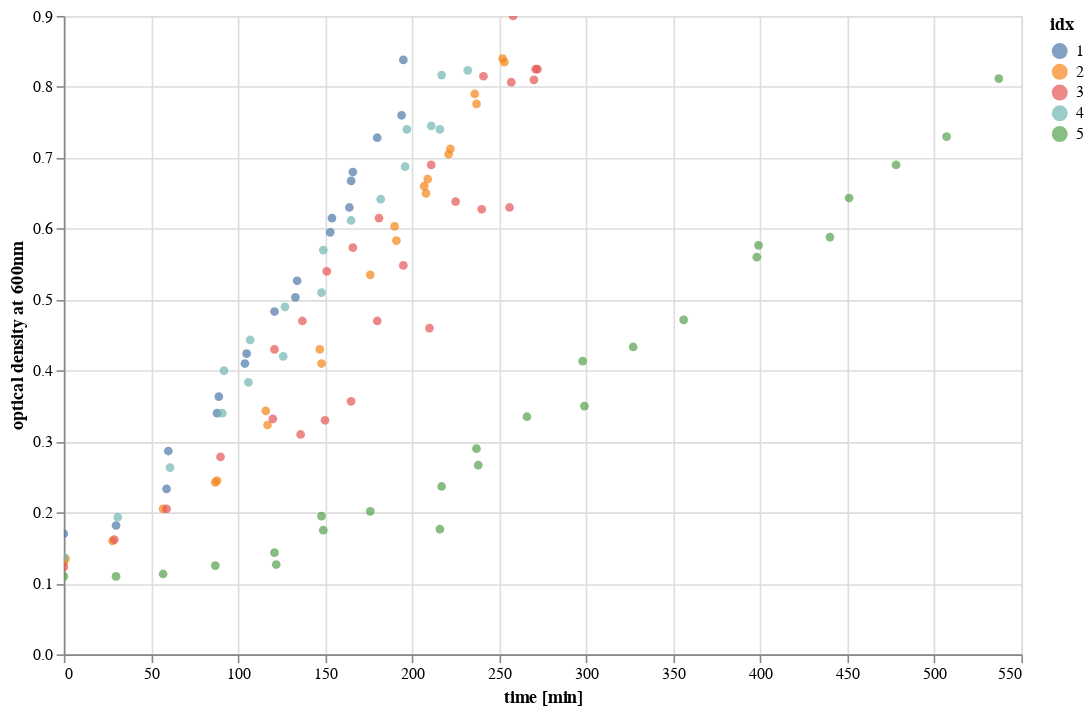

Source (notebook cell):
### Code cell
# Define the file pattern for growth experiments of interest. 
growth_files = glob.glob('201809*/*.csv')

# Concatenate all into a single data frame. 
data = pd.concat([pd.read_csv(g) for g in growth_files], sort=False)
data = data[(data['OD_600'] > 0.1) & (data['run_number'] != 3) & (data['date'] != 20180908)].copy()


# Assign identifiers to each unique run. 
run_id = 1
for g, d in data.groupby(['date']):
    data.loc[(data['date']==g),  'idx'] = run_id
    run_id += 1
data = pd.DataFrame(data.groupby(['date', 'elapsed_time_min']).mean()).reset_index()
dfs = []
for g, d in data.groupby(['date']):
    d['elapsed_time_min'] = d['elapsed_time_min'].values - d.iloc[0]['elapsed_time_min']
    dfs.append(d)
data = pd.concat(dfs, sort=False)
data['idx'] = data['idx'].astype(int)




# Plot all of the data together. 
points = alt.Chart(data, width=600, height=400).mark_point(filled=True).encode(
        x=alt.X('elapsed_time_min:Q', axis={'title':'time [min]'}),
        y=alt.Y('OD_600:Q', axis={'title':'optical density at 600nm'}), 
        color='idx:N', )
points.interactive()

### Figure 1 — Vega-Lite specification as saved in the notebook (floating-point values rounded to 4 significant figures)
{"$schema": "https://vega.github.io/schema/vega-lite/v2.6.0.json", "config": {"view": {"height": 300, "width": 400}}, "data": {"name": "data-ab68912b109e5dc8ac7ae6cad7a7527f"}, "datasets": {"data-ab68912b109e5dc8ac7ae6cad7a7527f": [{"OD_600": 0.17, "date": 20180911, "elapsed_time_min": 0, "idx": 1, "run_number": 1.5, "temperature": 37, "time_elapsed_min": null}, {"OD_600": 0.1817, "date": 20180911, "elapsed_time_min": 30, "idx": 1, "run_number": 1.5, "temperature": 37, "time_elapsed_min": null}, {"OD_600": 0.2333, "date": 20180911, "elapsed_time_min": 59, "idx": 1, "run_number": 1, "temperature": 37, "time_elapsed_min": null}, {"OD_600": 0.2867, "date": 20180911, "elapsed_time_min": 60, "idx": 1, "run_number": 2, "temperature": 37, "time_elapsed_min": null}, {"OD_600": 0.34, "date": 20180911, "elapsed_time_min": 88, "idx": 1, "run_number": 1, "temperature": 37, "time_elapsed_min": null}, {"OD_600": 0.3633, "date": 20180911, "elapsed_time_min": 89, "idx": 1, "run_number": 2, "temperature": 37, "time_elapsed_min": null}, {"OD_600": 0.41, "date": 20180911, "elapsed_time_min": 104, "idx": 1, "run_number": 1, "temperature": 37, "time_elapsed_min": null}, {"OD_600": 0.424, "date": 20180911, "elapsed_time_min": 105, "idx": 1, "run_number": 1.6, "temperature": 37, "time_elapsed_min": null}, {"OD_600": 0.4833, "date": 20180911, "elapsed_time_min": 121, "idx": 1, "run_number": 1.5, "temperature": 37, "time_elapsed_min": null}, {"OD_600": 0.5033, "date": 20180911, "elapsed_time_min": 133, "idx": 1, "run_number": 1, "temperature": 37, "time_elapsed_min": null}, {"OD_600": 0.5267, "date": 20180911, "elapsed_time_min": 134, "idx": 1, "run_number": 2, "temperature": 37, "time_elapsed_min": null}, {"OD_600": 0.595, "date": 20180911, "elapsed_time_min": 153, "idx": 1, "run_number": 1.5, "temperature": 37, "time_elapsed_min": null}, {"OD_600": 0.615, "date": 20180911, "elapsed_time_min": 154, "idx": 1, "run_number": 1.5, "temperature": 37, "time_elapsed_min": null}, {"OD_600": 0.63, "date": 20180911, "elapsed_time_min": 164, "idx": 1, "run_number": 1, "temperature": 37, "time_elapsed_min": null}, {"OD_600": 0.6675, "date": 20180911, "elapsed_time_min": 165, "idx": 1, "run_number": 1.5, "temperature": 37, "time_elapsed_min": null}, {"OD_600": 0.68, "date": 20180911, "elapsed_time_min": 166, "idx": 1, "run_number": 2, "temperature": 37, "time_elapsed_min": null}, {"OD_600": 0.7283, "date": 20180911, "elapsed_time_min": 180, "idx": 1, "run_number": 1.5, "temperature": 37, "time_elapsed_min": null}, {"OD_600": 0.76, "date": 20180911, "elapsed_time_min": 194, "idx": 1, "run_number": 1, "temperature": 37, "time_elapsed_min": null}, {"OD_600": 0.838, "date": 20180911, "elapsed_time_min": 195, "idx": 1, "run_number": 1.6, "temperature": 37, "time_elapsed_min": null}, {"OD_600": 0.13, "date": 20180912, "elapsed_time_min": 0, "idx": 2, "run_number": 1, "temperature": 37, "time_elapsed_min": null}, {"OD_600": 0.135, "date": 20180912, "elapsed_time_min": 1, "idx": 2, "run_number": 2, "temperature": 37, "time_elapsed_min": null}, {"OD_600": 0.16, "date": 20180912, "elapsed_time_min": 28, "idx": 2, "run_number": 1.5, "temperature": 37, "time_elapsed_min": null}, {"OD_600": 0.205, "date": 20180912, "elapsed_time_min": 57, "idx": 2, "run_number": 1.5, "temperature": 37, "time_elapsed_min": null}, {"OD_600": 0.2425, "date": 20180912, "elapsed_time_min": 87, "idx": 2, "run_number": 1.25, "temperature": 37, "time_elapsed_min": null}, {"OD_600": 0.245, "date": 20180912, "elapsed_time_min": 88, "idx": 2, "run_number": 2, "temperature": 37, "time_elapsed_min": null}, {"OD_600": 0.3433, "date": 20180912, "elapsed_time_min": 116, "idx": 2, "run_number": 1, "temperature": 37, "time_elapsed_min": null}, {"OD_600": 0.3233, "date": 20180912, "elapsed_time_min": 117, "idx": 2, "run_number": 2, "temperature": 37, "time_elapsed_min": null}, {"OD_600": 0.43, "date": 20180912, "elapsed_time_min": 147, "idx": 2, "run_number": 1.25, "temperature": 37, "time_elapsed_min": null}, {"OD_600": 0.41, "date": 20180912, "elapsed_time_min": 148, "idx": 2, "run_number": 2, "temperature": 37, "time_elapsed_min": null}, {"OD_600": 0.535, "date": 20180912, "elapsed_time_min": 176, "idx": 2, "run_number": 1.5, "temperature": 37, "time_elapsed_min": null}, {"OD_600": 0.6033, "date": 20180912, "elapsed_time_min": 190, "idx": 2, "run_number": 1, "temperature": 37, "time_elapsed_min": null}, {"OD_600": 0.5833, "date": 20180912, "elapsed_time_min": 191, "idx": 2, "run_number": 2, "temperature": 37, "time_elapsed_min": null}, {"OD_600": 0.66, "date": 20180912, "elapsed_time_min": 207, "idx": 2, "run_number": 1, "temperature": 37, "time_elapsed_min": null}, {"OD_600": 0.65, "date": 20180912, "elapsed_time_min": 208, "idx": 2, "run_number": 1.5, "temperature": 37, "time_elapsed_min": null}, {"OD_600": 0.67, "date": 20180912, "elapsed_time_min": 209, "idx": 2, "run_number": 2, "temperature": 37, "time_elapsed_min": null}, {"OD_600": 0.705, "date": 20180912, "elapsed_time_min": 221, "idx": 2, "run_number": 1.5, "temperature": 37, "time_elapsed_min": null}, {"OD_600": 0.7125, "date": 20180912, "elapsed_time_min": 222, "idx": 2, "run_number": 1.5, "temperature": 37, "time_elapsed_min": null}, {"OD_600": 0.79, "date": 20180912, "elapsed_time_min": 236, "idx": 2, "run_number": 1, "temperature": 37, "time_elapsed_min": null}, {"OD_600": 0.776, "date": 20180912, "elapsed_time_min": 237, "idx": 2, "run_number": 1.6, "temperature": 37, "time_elapsed_min": null}, {"OD_600": 0.84, "date": 20180912, "elapsed_time_min": 252, "idx": 2, "run_number": 1.5, "temperature": 37, "time_elapsed_min": null}, {"OD_600": 0.835, "date": 20180912, "elapsed_time_min": 253, "idx": 2, "run_number": 1.5, "temperature": 37, "time_elapsed_min": null}, {"OD_600": 0.1233, "date": 20180913, "elapsed_time_min": 0, "idx": 3, "run_number": 2, "temperature": 37, "time_elapsed_min": null}, {"OD_600": 0.1617, "date": 20180913, "elapsed_time_min": 29, "idx": 3, "run_number": 1.5, "temperature": 37, "time_elapsed_min": null}, {"OD_600": 0.205, "date": 20180913, "elapsed_time_min": 59, "idx": 3, "run_number": 1.5, "temperature": 37, "time_elapsed_min": null}, {"OD_600": 0.2783, "date": 20180913, "elapsed_time_min": 90, "idx": 3, "run_number": 1.5, "temperature": 37, "time_elapsed_min": null}, {"OD_600": 0.332, "date": 20180913, "elapsed_time_min": 120, "idx": 3, "run_number": 1.4, "temperature": 37, "time_elapsed_min": null}, {"OD_600": 0.43, "date": 20180913, "elapsed_time_min": 121, "idx": 3, "run_number": 2, "temperature": 37, "time_elapsed_min": null}, {"OD_600": 0.31, "date": 20180913, "elapsed_time_min": 136, "idx": 3, "run_number": 1, "temperature": 37, "time_elapsed_min": null}, {"OD_600": 0.47, "date": 20180913, "elapsed_time_min": 137, "idx": 3, "run_number": 2, "temperature": 37, "time_elapsed_min": null}, {"OD_600": 0.33, "date": 20180913, "elapsed_time_min": 150, "idx": 3, "run_number": 1, "temperature": 37, "time_elapsed_min": null}, {"OD_600": 0.54, "date": 20180913, "elapsed_time_min": 151, "idx": 3, "run_number": 2, "temperature": 37, "time_elapsed_min": null}, {"OD_600": 0.3567, "date": 20180913, "elapsed_time_min": 165, "idx": 3, "run_number": 1, "temperature": 37, "time_elapsed_min": null}, {"OD_600": 0.5733, "date": 20180913, "elapsed_time_min": 166, "idx": 3, "run_number": 2, "temperature": 37, "time_elapsed_min": null}, {"OD_600": 0.47, "date": 20180913, "elapsed_time_min": 180, "idx": 3, "run_number": 1.25, "temperature": 37, "time_elapsed_min": null}, {"OD_600": 0.615, "date": 20180913, "elapsed_time_min": 181, "idx": 3, "run_number": 2, "temperature": 37, "time_elapsed_min": null}, {"OD_600": 0.5483, "date": 20180913, "elapsed_time_min": 195, "idx": 3, "run_number": 1.5, "temperature": 37, "time_elapsed_min": null}, {"OD_600": 0.46, "date": 20180913, "elapsed_time_min": 210, "idx": 3, "run_number": 1, "temperature": 37, "time_elapsed_min": null}, {"OD_600": 0.69, "date": 20180913, "elapsed_time_min": 211, "idx": 3, "run_number": 2, "temperature": 37, "time_elapsed_min": null}, {"OD_600": 0.6383, "date": 20180913, "elapsed_time_min": 225, "idx": 3, "run_number": 1.5, "temperature": 37, "time_elapsed_min": null}, {"OD_600": 0.6275, "date": 20180913, "elapsed_time_min": 240, "idx": 3, "run_number": 1.25, "temperature": 37, "time_elapsed_min": null}, {"OD_600": 0.815, "date": 20180913, "elapsed_time_min": 241, "idx": 3, "run_number": 2, "temperature": 37, "time_elapsed_min": null}, {"OD_600": 0.63, "date": 20180913, "elapsed_time_min": 256, "idx": 3, "run_number": 1, "temperature": 37, "time_elapsed_min": null}, {"OD_600": 0.8067, "date": 20180913, "elapsed_time_min": 257, "idx": 3, "run_number": 1.667, "temperature": 37, "time_elapsed_min": null}, {"OD_600": 0.9, "date": 20180913, "elapsed_time_min": 258, "idx": 3, "run_number": 2, "temperature": 37, "time_elapsed_min": null}, {"OD_600": 0.81, "date": 20180913, "elapsed_time_min": 270, "idx": 3, "run_number": 1.5, "temperature": 37, "time_elapsed_min": null}, {"OD_600": 0.825, "date": 20180913, "elapsed_time_min": 271, "idx": 3, "run_number": 1.5, "temperature": 37, "time_elapsed_min": null}, {"OD_600": 0.825, "date": 20180913, "elapsed_time_min": 272, "idx": 3, "run_number": 1.5, "temperature": 37, "time_elapsed_min": null}, {"OD_600": 0.1367, "date": 20180917, "elapsed_time_min": 0, "idx": 4, "run_number": 1.5, "temperature": 37, "time_elapsed_min": null}, {"OD_600": 0.1933, "date": 20180917, "elapsed_time_min": 31, "idx": 4, "run_number": 1.5, "temperature": 37, "time_elapsed_min": null}, {"OD_600": 0.2633, "date": 20180917, "elapsed_time_min": 61, "idx": 4, "run_number": 1.5, "temperature": 37, "time_elapsed_min": null}, {"OD_600": 0.34, "date": 20180917, "elapsed_time_min": 91, "idx": 4, "run_number": 1, "temperature": 37, "time_elapsed_min": null}, {"OD_600": 0.4, "date": 20180917, "elapsed_time_min": 92, "idx": 4, "run_number": 2, "temperature": 37, "time_elapsed_min": null}, {"OD_600": 0.3833, "date": 20180917, "elapsed_time_min": 106, "idx": 4, "run_number": 1, "temperature": 37, "time_elapsed_min": null}, {"OD_600": 0.4433, "date": 20180917, "elapsed_time_min": 107, "idx": 4, "run_number": 2, "temperature": 37, "time_elapsed_min": null}, {"OD_600": 0.42, "date": 20180917, "elapsed_time_min": 126, "idx": 4, "run_number": 1, "temperature": 37, "time_elapsed_min": null}, {"OD_600": 0.49, "date": 20180917, "elapsed_time_min": 127, "idx": 4, "run_number": 2, "temperature": 37, "time_elapsed_min": null}, {"OD_600": 0.51, "date": 20180917, "elapsed_time_min": 148, "idx": 4, "run_number": 1, "temperature": 37, "time_elapsed_min": null}, {"OD_600": 0.57, "date": 20180917, "elapsed_time_min": 149, "idx": 4, "run_number": 2, "temperature": 37, "time_elapsed_min": null}, {"OD_600": 0.6117, "date": 20180917, "elapsed_time_min": 165, "idx": 4, "run_number": 1.5, "temperature": 37, "time_elapsed_min": null}, {"OD_600": 0.6417, "date": 20180917, "elapsed_time_min": 182, "idx": 4, "run_number": 1.5, "temperature": 37, "time_elapsed_min": null}, {"OD_600": 0.6875, "date": 20180917, "elapsed_time_min": 196, "idx": 4, "run_number": 1.25, "temperature": 37, "time_elapsed_min": null}, {"OD_600": 0.74, "date": 20180917, "elapsed_time_min": 197, "idx": 4, "run_number": 2, "temperature": 37, "time_elapsed_min": null}, {"OD_600": 0.745, "date": 20180917, "elapsed_time_min": 211, "idx": 4, "run_number": 1.5, "temperature": 37, "time_elapsed_min": null}, {"OD_600": 0.74, "date": 20180917, "elapsed_time_min": 216, "idx": 4, "run_number": 1, "temperature": 37, "time_elapsed_min": null}, {"OD_600": 0.8167, "date": 20180917, "elapsed_time_min": 217, "idx": 4, "run_number": 2, "temperature": 37, "time_elapsed_min": null}, {"OD_600": 0.8233, "date": 20180917, "elapsed_time_min": 232, "idx": 4, "run_number": 1.5, "temperature": 37, "time_elapsed_min": null}, {"OD_600": 0.11, "date": 20180918, "elapsed_time_min": 0, "idx": 5, "run_number": 1, "temperature": 37, "time_elapsed_min": null}, {"OD_600": 0.11, "date": 20180918, "elapsed_time_min": 30, "idx": 5, "run_number": 1, "temperature": 37, "time_elapsed_min": null}, {"OD_600": 0.1133, "date": 20180918, "elapsed_time_min": 57, "idx": 5, "run_number": 1, "temperature": 37, "time_elapsed_min": null}, {"OD_600": 0.125, "date": 20180918, "elapsed_time_min": 87, "idx": 5, "run_number": 1.5, "temperature": 37, "time_elapsed_min": null}, {"OD_600": 0.1433, "date": 20180918, "elapsed_time_min": 121, "idx": 5, "run_number": 1, "temperature": 37, "time_elapsed_min": null}, {"OD_600": 0.1267, "date": 20180918, "elapsed_time_min": 122, "idx": 5, "run_number": 2, "temperature": 37, "time_elapsed_min": null}, {"OD_600": 0.195, "date": 20180918, "elapsed_time_min": 148, "idx": 5, "run_number": 1.25, "temperature": 37, "time_elapsed_min": null}, {"OD_600": 0.175, "date": 20180918, "elapsed_time_min": 149, "idx": 5, "run_number": 2, "temperature": 37, "time_elapsed_min": null}, {"OD_600": 0.2017, "date": 20180918, "elapsed_time_min": 176, "idx": 5, "run_number": 1.5, "temperature": 37, "time_elapsed_min": null}, {"OD_600": 0.1767, "date": 20180918, "elapsed_time_min": 216, "idx": 5, "run_number": 1, "temperature": 37, "time_elapsed_min": null}, {"OD_600": 0.2367, "date": 20180918, "elapsed_time_min": 217, "idx": 5, "run_number": 2, "temperature": 37, "time_elapsed_min": null}, {"OD_600": 0.29, "date": 20180918, "elapsed_time_min": 237, "idx": 5, "run_number": 1, "temperature": 37, "time_elapsed_min": null}, {"OD_600": 0.2667, "date": 20180918, "elapsed_time_min": 238, "idx": 5, "run_number": 2, "temperature": 37, "time_elapsed_min": null}, {"OD_600": 0.335, "date": 20180918, "elapsed_time_min": 266, "idx": 5, "run_number": 1.5, "temperature": 37, "time_elapsed_min": null}, {"OD_600": 0.4133, "date": 20180918, "elapsed_time_min": 298, "idx": 5, "run_number": 1, "temperature": 37, "time_elapsed_min": null}, {"OD_600": 0.35, "date": 20180918, "elapsed_time_min": 299, "idx": 5, "run_number": 2, "temperature": 37, "time_elapsed_min": null}, {"OD_600": 0.4333, "date": 20180918, "elapsed_time_min": 327, "idx": 5, "run_number": 1.5, "temperature": 37, "time_elapsed_min": null}, {"OD_600": 0.4717, "date": 20180918, "elapsed_time_min": 356, "idx": 5, "run_number": 1.5, "temperature": 37, "time_elapsed_min": null}, {"OD_600": 0.56, "date": 20180918, "elapsed_time_min": 398, "idx": 5, "run_number": 1, "temperature": 37, "time_elapsed_min": null}, {"OD_600": 0.5767, "date": 20180918, "elapsed_time_min": 399, "idx": 5, "run_number": 2, "temperature": 37, "time_elapsed_min": null}, {"OD_600": 0.5883, "date": 20180918, "elapsed_time_min": 440, "idx": 5, "run_number": 1.5, "temperature": 37, "time_elapsed_min": null}, {"OD_600": 0.6433, "date": 20180918, "elapsed_time_min": 451, "idx": 5, "run_number": 1.5, "temperature": 37, "time_elapsed_min": null}, {"OD_600": 0.69, "date": 20180918, "elapsed_time_min": 478, "idx": 5, "run_number": 1.5, "temperature": 37, "time_elapsed_min": null}, {"OD_600": 0.73, "date": 20180918, "elapsed_time_min": 507, "idx": 5, "run_number": 1.5, "temperature": 37, "time_elapsed_min": null}, {"OD_600": 0.8117, "date": 20180918, "elapsed_time_min": 537, "idx": 5, "run_number": 1.5, "temperature": 37, "time_elapsed_min": null}]}, "encoding": {"color": {"field": "idx", "type": "nominal"}, "x": {"axis": {"title": "time [min]"}, "field": "elapsed_time_min", "type": "quantitative"}, "y": {"axis": {"title": "optical density at 600nm"}, "field": "OD_600", "type": "quantitative"}}, "height": 400, "mark": {"filled": true, "type": "point"}, "selection": {"selector001": {"bind": "scales", "encodings": ["x", "y"], "mark": {"fill": "#333", "fillOpacity": 0.125, "stroke": "white"}, "on": "[mousedown, window:mouseup] > window:mousemove!", "resolve": "global", "translate": "[mousedown, window:mouseup] > window:mousemove!", "type": "interval", "zoom": "wheel!"}}, "width": 600}
